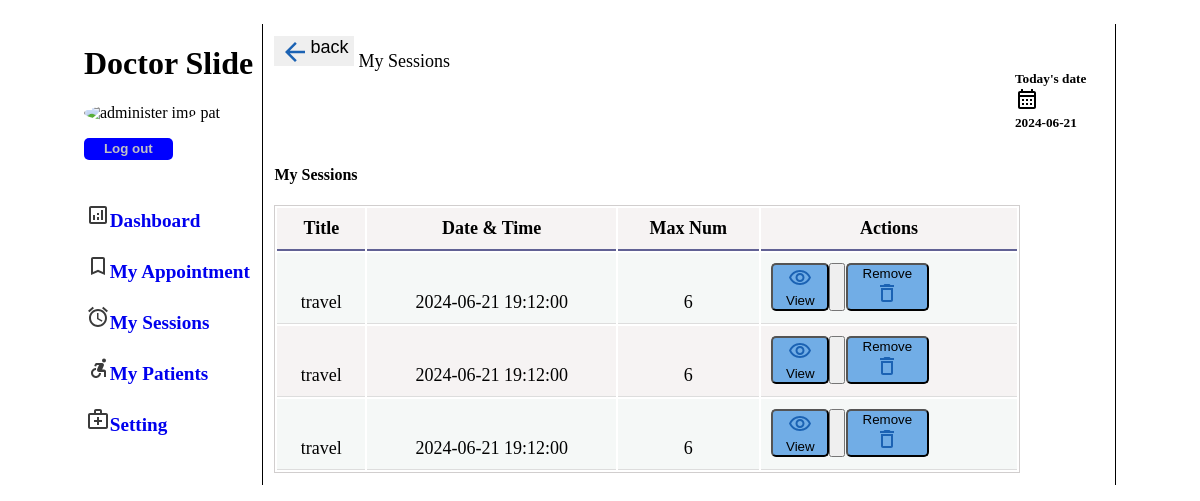
The app's page /DoctorPhp/session.php (signed in) with its own data.
### tables this page shows
CREATE TABLE `session` (
  `title` varchar(255) NOT NULL,
  `dname` varchar(255) NOT NULL,
  `num` int(255) NOT NULL,
  `date` date NOT NULL,
  `time` time NOT NULL,
  `id` int(11) NOT NULL
);

### DoctorPhp/session.php (the view, shortened to what this page needs)
<!DOCTYPE html>
<html lang="en">
<head>
    <link rel="stylesheet" href="../CSS/style.css">
    <link rel="stylesheet" type="text/css" href="../DoctorCss/index.css">
</head>
<body>
    <?php include ("sidebar.php")?>
    <div class="main-part">
        <div class="topTitle">
            <div class="head">
                <a href="DashBourd.php"><button class="backImg"><img src="../images//icons/back-iceblue.svg"
                            class="backImg">back</button></a> <span class="set">My
                    Sessions</span>
            </div>
            <div class="todaysDate">
                <h5>
                    <p id="today-date">Today's date <img src="../img/calendar.svg" alt=""><br>
                        <?php  date_default_timezone_set('Asia/Kolkata');
            $today = date('Y-m-d');
            echo $today;?>
                    </p>
                </h5>
            </div>
        </div>
        <h4>My Sessions</h4>
        <div class="apointTable">
            <?php
include("../connection.php");
$sql = "SELECT *FROM session ";
$result = mysqli_query($conn, $sql);
if (mysqli_num_rows($result) > 0) {
    echo '
    <table >
        <tr>
            <th>Title</th>
            <th>Date & Time</th>
            <th>Max Num</th>
            <th>Actions</th>
        </tr>';
    while ($row = mysqli_fetch_assoc($result)) {
        $id = $row["id"];
        echo '
        <tr>
            <td >' . $row["title"] . '</td>
            <td>' . $row["date"] .' '.$row["time"]. '</td>
            <td>' . $row["num"] . '</td>
            <td class="tdforflex">
            <div>
        <form action="viewSession.php" method="post" style="display:flex;">
                        <input type="hidden" name="id" value="' . $id . '">
                        <button type="submit" class="viewbutton" >
                            <img src="../img/icons/view-iceblue.svg">View
                        <button>
                    </form>
                    </div>
                    <div>
                    <form action="deletSession.php" method="post">
                        <input type="hidden" name="id" value="' . $id . '">
                        <button type="submit" class="deletebutton" > Remove
                            <img src="../img/icons/delete-iceblue.svg">
                        </button>
                    </form>
                </div>
            </td>
        </tr>';
    }
    echo '</table>';
} else {
    echo "No results found.";
}
?>
        </div>
    </div>
</body>
</html>

### CSS/style.css (style rules this page uses)
body { justify-content: center; display: flex; margin-top: 2%; }
.main-part { width: 70%; padding: 1%; border-right: 1px solid black; }
#today-date { float: right; }
table { border: 1px solid rgb(209 206 206); padding-top: 0%; width: 90%; margin-top: 1%; }
th { border-bottom: 2px solid rgb(97 97 148); }
tr { text-align: center; width: 85%; border-bottom: 1px solid rgb(12 0 0); }
td { border-bottom: 1px solid #ddd; height: 50px; vertical-align: bottom; }
tr:nth-child(even) { background-color: #f4f8f6e2; }
tr:nth-child(odd) { background-color: rgb(246, 243, 243); }

### DoctorCss/index.css (style rules this page uses)
a { text-decoration: none; }
body { overflow-x: hidden; }
th, td { padding: 10px; font-size: large; }
.backImg { display: inline-flex; border: none; height: 30px; font-size: large; }
.head { width: 100%; }
.topTitle { display: flex; justify-content: space-between; }
.set { font-size: large; }
.Appointments, .table, .apointTable { display: block; width: 100%; flex-wrap: nowrap; }
.tdforflex { display: flex; }
.deletebutton, .viewbutton { border-radius: 5px; height: auto; padding: 1px; margin-left: 1%; background-color: #71ade6; }

### records on screen
session: title "travel", date "2024-06-21", time "19:12:00", num "6"
session: title "travel", date "2024-06-21", time "19:12:00", num "6"
session: title "travel", date "2024-06-21", time "19:12:00", num "6"

### other values on screen
$user "pat"
